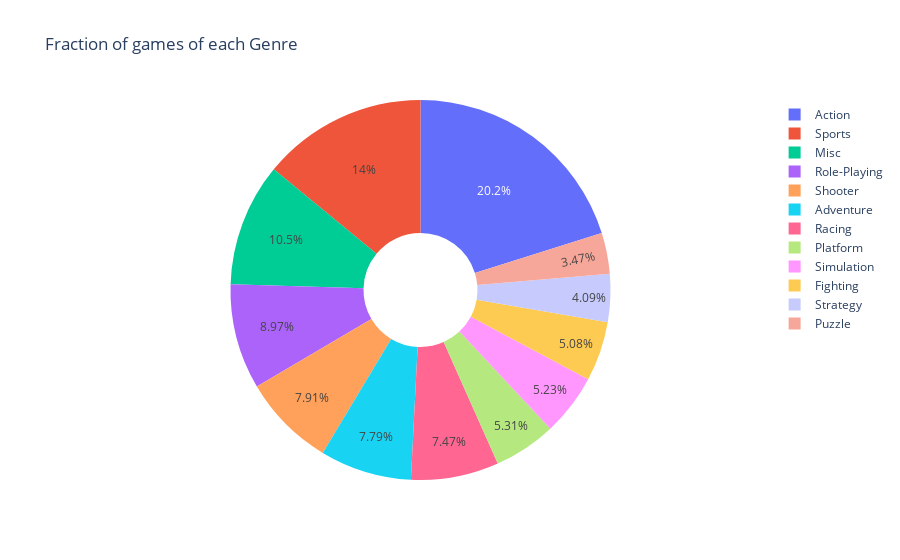

The code cell stored with this chart in its notebook:
### Markdown cell above
# Vizualization of game's genre

### Code cell
dff=df['Genre'].value_counts()

trace=go.Pie(labels=dff.index,
            values=dff.values,
            hole=0.3)

layout=go.Layout(title='Fraction of games of each Genre')

fig=go.Figure(data=[trace],layout=layout)
iplot(fig)

### Figure 1 — Plotly figure (JSON) as saved in the notebook; plotly's stock layout.template omitted (floating-point values rounded to 4 significant figures)
{"data": [{"hole": 0.3, "labels": ["Action", "Sports", "Misc", "Role-Playing", "Shooter", "Adventure", "Racing", "Platform", "Simulation", "Fighting", "Strategy", "Puzzle"], "type": "pie", "values": [3370, 2348, 1750, 1500, 1323, 1303, 1249, 888, 874, 849, 683, 580]}], "layout": {"title": {"text": "Fraction of games of each Genre"}}}
